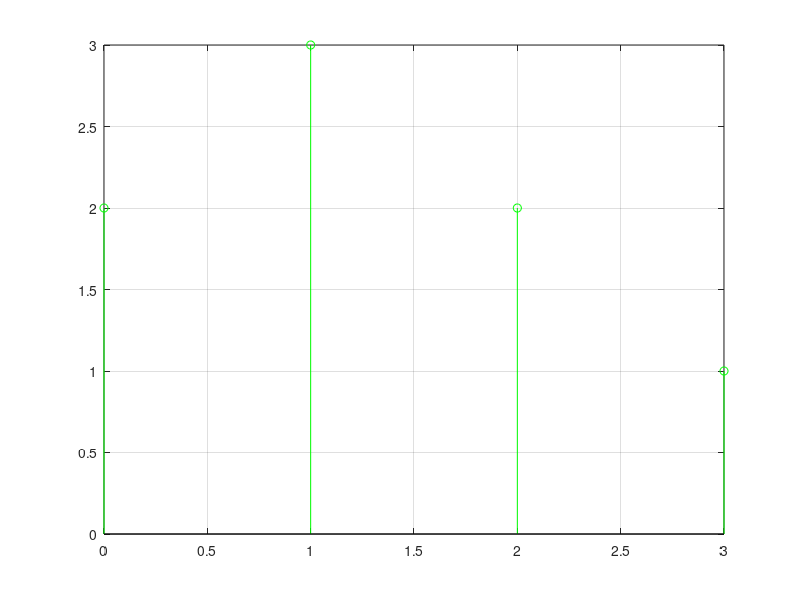
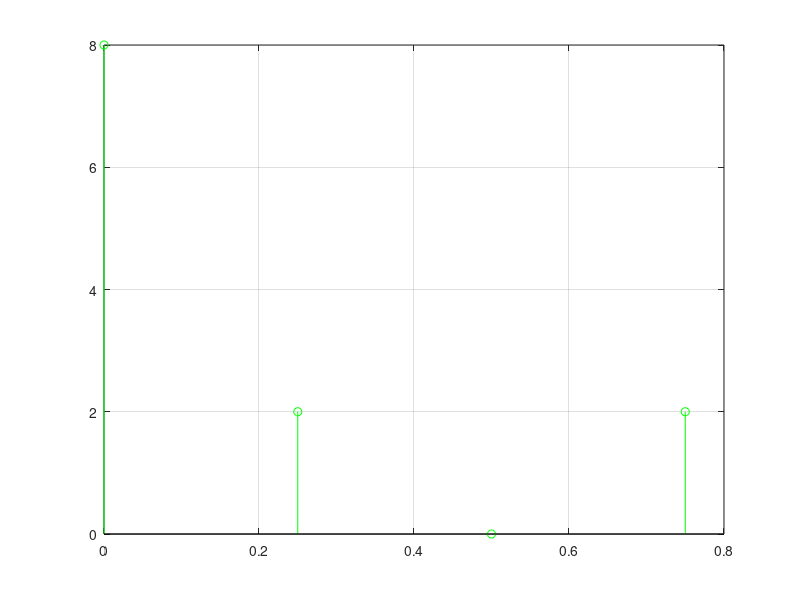

MATLAB code for these plots, in order:
%DFTv1
clc; close all; clear;

N=4; fs=1;
n=0:N-1;
k=0:N-1;
s=[2,3,2,1];
t=n;
f=k*fs/N;

S=zeros(1,N);
for p=0:N-1
    for r=0:N-1
        S(p+1)=S(p+1)+s(r+1)*exp(-j*2*pi*p/N*r);
    end
end
S=abs(S);

figure(1)
    stem(t,s,'go'); hold on; grid on;

figure(2)
    stem(f,S,'go'); hold on; grid on;
